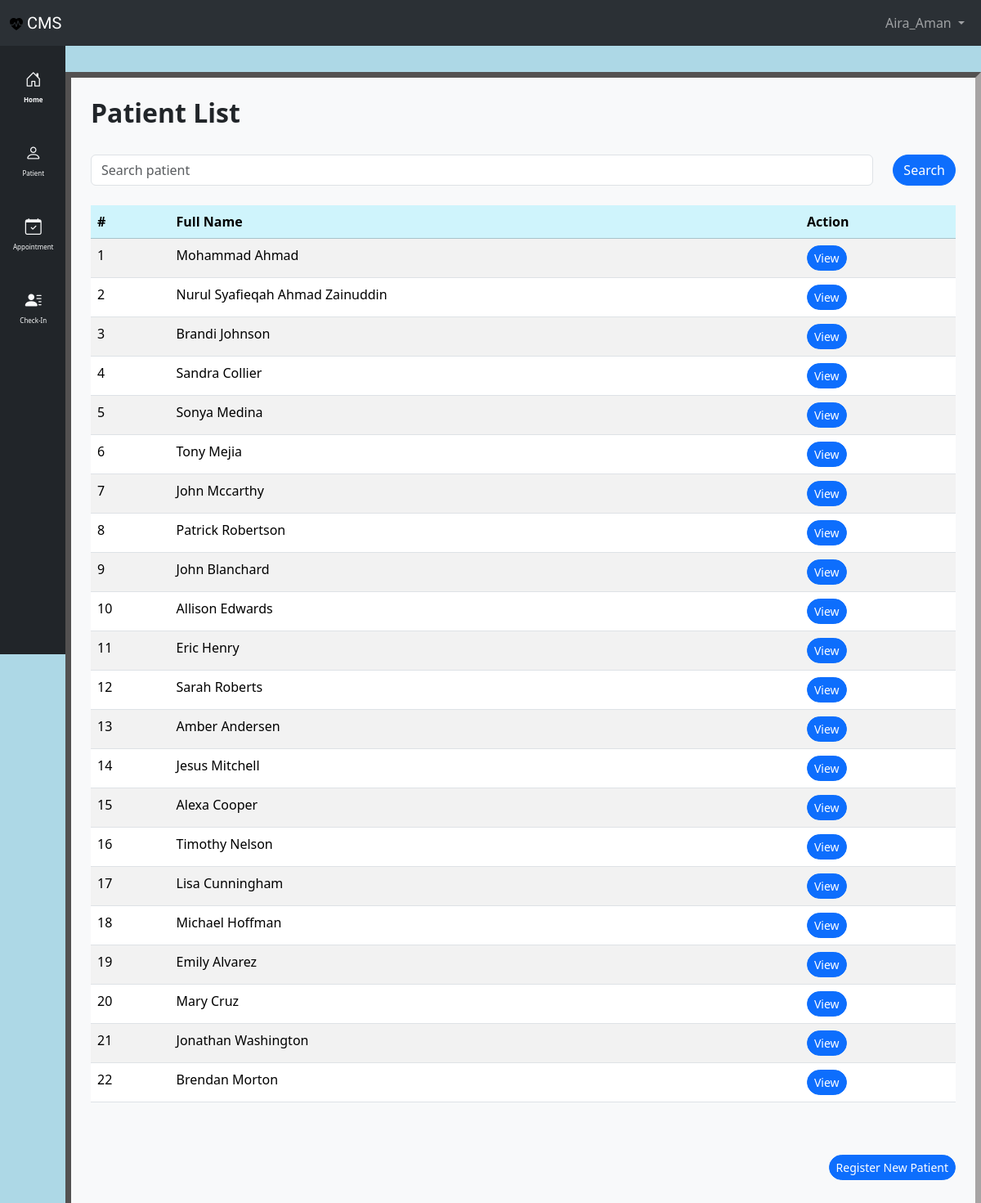
The app's page /patient_list/ (signed in) with its own data.
### clinic/models.py (models this page shows, shortened)
class Patient(models.Model):
    class Meta:
        permissions = [
            ("can_register", "Can register new patient"),
        ]
    title = models.IntegerField(choices=TITLE_CHOICES, default=1, blank=True, null=True)
    first_name = models.CharField(max_length=200)
    last_name = models.CharField(max_length=200)
    ic_number = models.CharField(max_length=12, unique=True)
    email = models.EmailField(max_length=100, null=True, blank=True, unique=True)
    phone_number = models.CharField(max_length=20, unique=True)
    register_date = models.DateTimeField(
        verbose_name="register_date", default=timezone.now
    )

### clinic/views.py (the view)
# urls.py: path("patient_list/", views.patient_list, name="patient_list"),
@login_required
def patient_list(request):
    query = request.GET.get("search", "")
    if query:
        patients = Patient.objects.filter(
            Q(first_name__icontains=query) | Q(last_name__icontains=query)
        )
    else:
        patients = Patient.objects.all()
    context = {
        "patients": patients,
        "search_query": query,
        "title": "Patient List",
    }
    return render(request, "clinic/patient_list.html", context)

### clinic/templates/clinic/patient_list.html
{% extends "clinic/base.html" %}
{% block main %}
<div class="container mt-4">
    <div class="d-flex justify-content-between align-items-center mb-3">
        <h2 class="fw-bold">Patient List</h2>
    </div>
    <div class="container-flex mt-4 pb-4">
        <form method="GET" class="d-flex">
            <input type="text" name="search" value="{{ search_query }}" placeholder="Search patient"
                class="form-control me-4" />
            <button type="submit" class="btn btn-primary rounded-pill">Search</button>
        </form>
    </div>
    <table class="table table-striped" id="patient-list">
        <thead>
            <tr class="table-info">
                <th>#</th>
                <th>Full Name</th>
                <th>Action</th>
            </tr>
        </thead>
        <tbody>
            {% for patient in patients %}
            <tr>
                <td>{{ forloop.counter }}</td>
                <td>{{ patient.first_name|title }} {{ patient.last_name|title }}</td>
                <td>
                    <a href="{% url 'clinic:patient_data' patient.pk %}" class="btn btn-primary rounded-pill btn-sm">
                        View
                    </a>
                </td>
            </tr>
            {% endfor %}
        </tbody>
    </table>
</div>
<div class="container pt-5 text-end">
    <a class="btn rounded-pill btn-primary btn-sm" href="{% url 'clinic:register_patient' %}" role="button">
        Register New Patient
    </a>
</div>
{% endblock %}

### clinic/templates/clinic/nav.html (shortened to what this page needs)
{% load static %}
<nav class="navbar bg-dark navbar-expand-lg bg-body-tertiary" data-bs-theme="dark">
    <div class="container-fluid">
        <a class="navbar-brand main-header-title" href="{% url 'clinic:home' %}"><img
                src="{% static 'clinic/main-logo.svg' %}" alt="logo">
            CMS
        </a>
        <div class="collapse navbar-collapse" id="navbarSupportedContent">
            <ul class="navbar-nav mb-2 mb-lg-0 ms-auto">
                <li class="nav-item dropdown">
                    <a class="nav-link dropdown-toggle" href="#" role="button" data-bs-toggle="dropdown"
                        aria-expanded="false">
                        {{ user.username|title }}
                    </a>
                </li>
            </ul>
        </div>
    </div>
</nav>

### clinic/templates/clinic/head.html (style rules this page uses)
.main-header-title { font-family: "Roboto Condensed", sans-serif; }

### records on screen
Patient: first_name "Mohammad", last_name "Ahmad"
Patient: first_name "Nurul Syafieqah", last_name "Ahmad Zainuddin"
Patient: first_name "Brandi", last_name "Johnson"
Patient: first_name "Sandra", last_name "Collier"
Patient: first_name "Sonya", last_name "Medina"
Patient: first_name "Tony", last_name "Mejia"
Patient: first_name "John", last_name "Mccarthy"
Patient: first_name "Patrick", last_name "Robertson"
Patient: first_name "John", last_name "Blanchard"
Patient: first_name "Allison", last_name "Edwards"
Patient: first_name "Eric", last_name "Henry"
Patient: first_name "Sarah", last_name "Roberts"
Patient: first_name "Amber", last_name "Andersen"
Patient: first_name "Jesus", last_name "Mitchell"
Patient: first_name "Alexa", last_name "Cooper"
Patient: first_name "Timothy", last_name "Nelson"
Patient: first_name "Lisa", last_name "Cunningham"
Patient: first_name "Michael", last_name "Hoffman"
Patient: first_name "Emily", last_name "Alvarez"
Patient: first_name "Mary", last_name "Cruz"
Patient: first_name "Jonathan", last_name "Washington"
Patient: first_name "Brendan", last_name "Morton"

### other values on screen
{{ user.username|title }} "Aira_Aman"
